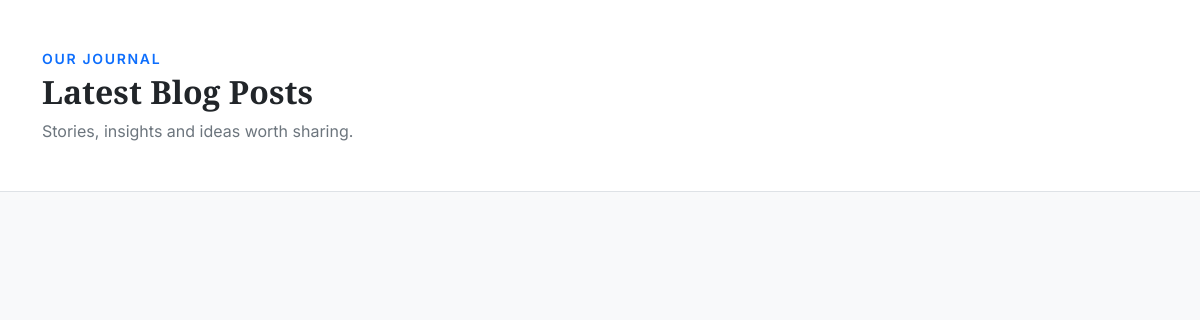
The app's page /blogs (signed in), older data.
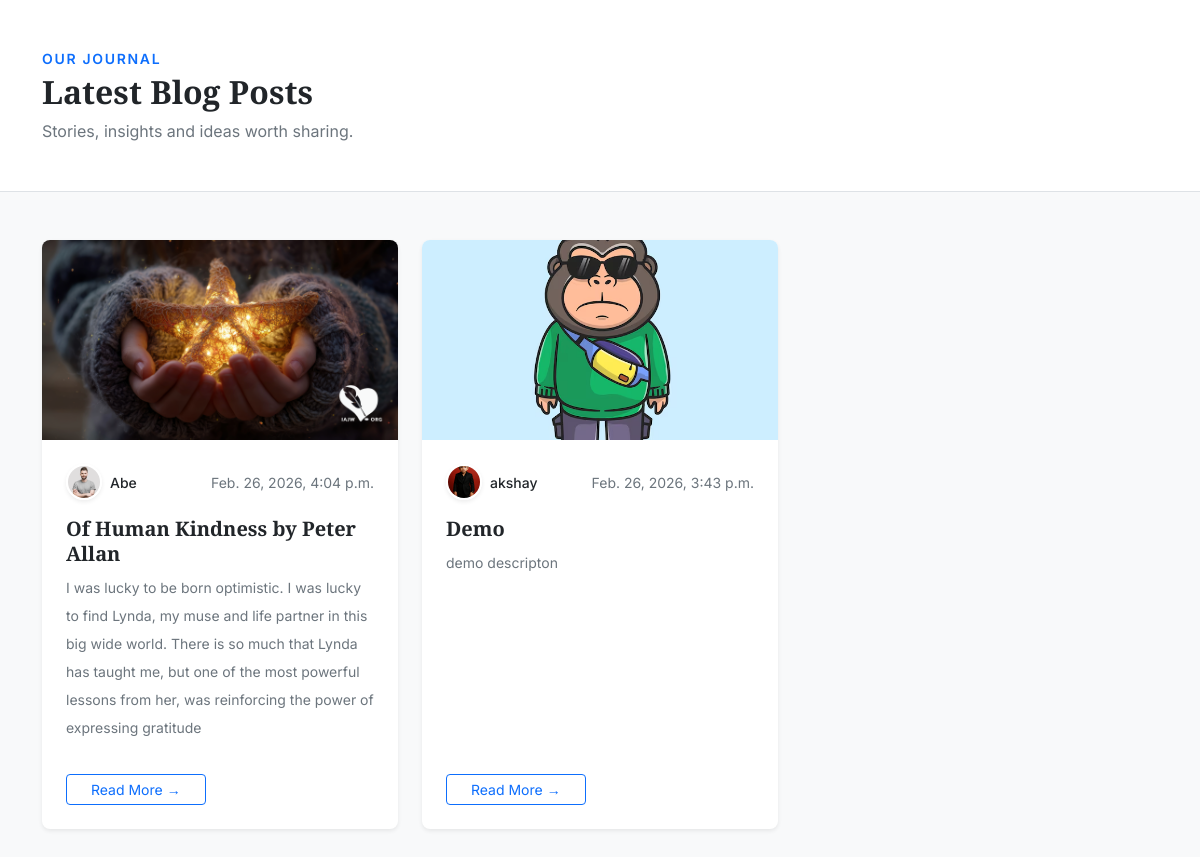
The same page, newer data.
### blogapp/models.py (models this page shows, shortened)
class Blog(models.Model):
    title = models.CharField(max_length=200)
    description = models.TextField()
    url = models.SlugField(unique=True)
    meta_title = models.CharField(max_length=300)
    meta_description = models.TextField()
    thumbnail = models.ImageField(upload_to='blog/thumbnails')
    author = models.CharField(max_length=100)
    author_image = models.ImageField(upload_to='blog/authors/')
    content = HTMLField()
    created_at = models.DateTimeField(auto_now_add=True)

### blogapp/views.py (the view)
# urls.py: path('blogs',views.Blogs, name='blogs'),
@login_required
def Blogs(request):
    blogs = Blog.objects.all().order_by('-created_at')
    return render(request, 'blogs.html', {'blogs':blogs})

### blogapp/templates/blogs.html (shortened to what this page needs)
<!DOCTYPE html>
<html lang="en">
<head>
    <link href="https://cdnjs.cloudflare.com/ajax/libs/bootstrap/5.3.2/css/bootstrap.min.css" rel="stylesheet" />
</head>
<body>
    <div class="bg-white border-bottom py-5">
        <div class="container">
            <p class="text-uppercase text-primary fw-semibold small letter-spacing mb-1" style="letter-spacing:0.12em">
                Our Journal</p>
            <h1 class="blog-title-font fw-bold fs-2 mb-2">Latest Blog Posts</h1>
            <p class="text-secondary mb-0">Stories, insights and ideas worth sharing.</p>
        </div>
    </div>
    <div class="container py-5">
        <div class="row g-4">
            {% for blog in blogs %}
            <div class="col-md-4">
                <div class="card border-0 shadow-sm rounded-3 h-100">
                    {% if blog.thumbnail %}
                    <img src="{{blog.thumbnail.url}}" alt="Blog Cover" class="card-img-top rounded-top-3" />
                    {% endif %}
                    <div class="card-body d-flex flex-column p-4">
                        <div class="d-flex align-items-center justify-content-between mb-3">
                            <div class="d-flex align-items-center gap-2">
                                {% if blog.author_image %}
                                <img src="{{blog.author_image.url}}" alt="Author"
                                    class="author-img rounded-circle border border-2 border-white shadow-sm" />
                                {% endif %}
                                <span class="fw-medium small text-dark">{{blog.author}}</span>
                            </div>
                            <span class="text-secondary small">{{blog.created_at}}</span>
                        </div>
                        <h5 class="blog-title-font fw-bold text-dark mb-2 lh-sm">{{blog.title}}</h5>
                        <p class="text-secondary small lh-lg flex-grow-1">{{blog.description}}</p>
                        <a href="{% url 'blog_detail' blog.url %}" class="btn btn-outline-primary btn-sm mt-3 align-self-start px-4 read-more-btn">Read
                            More →</a>
                    </div>
                </div>
            </div>
            {% endfor %}
        </div>
    </div>
</body>
</html>

### blogapp/templates/blogs.html (style rules this page uses)
body { font-family: 'Inter', sans-serif; background-color: #f8f9fa; }
.blog-title-font { font-family: 'Merriweather', serif; }
.card { transition: transform 0.2s, box-shadow 0.2s; }
.card-img-top { height: 200px; object-fit: cover; }
.author-img { width: 36px; height: 36px; object-fit: cover; }
.read-more-btn { transition: background-color 0.2s; }

Row changes from the older to the newer data that the page shows:
added Blog: thumbnail (picture), author_image (picture), author "Abe", created_at "Feb. 26, 2026, 4:04 p.m.", title "Of Human Kindness by Peter Allan", description "I was lucky to be born optimistic. I was lucky to find Lynda, my muse and life partner in this big wide world. There is so much that Lynda has taught me, but one of the most powerful lessons from her, was reinforcing the power of expressing gratitude"
added Blog: thumbnail (picture), author_image (picture), author "akshay", created_at "Feb. 26, 2026, 3:43 p.m.", title "Demo", description "demo descripton"
